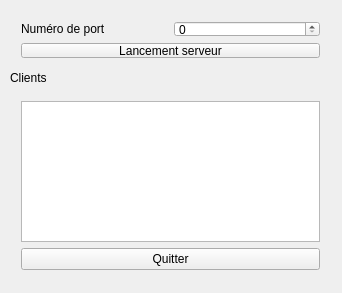
<?xml version="1.0" encoding="UTF-8"?>
<ui version="4.0">
 <class>ServeurWidget</class>
 <widget class="QWidget" name="ServeurWidget">
  <property name="geometry">
   <rect>
    <x>0</x>
    <y>0</y>
    <width>342</width>
    <height>293</height>
   </rect>
  </property>
  <property name="windowTitle">
   <string>ServeurWidget</string>
  </property>
  <widget class="QLabel" name="labelClients">
   <property name="geometry">
    <rect>
     <x>10</x>
     <y>70</y>
     <width>58</width>
     <height>16</height>
    </rect>
   </property>
   <property name="text">
    <string>Clients</string>
   </property>
  </widget>
  <widget class="QWidget" name="layoutWidget">
   <property name="geometry">
    <rect>
     <x>10</x>
     <y>10</y>
     <width>321</width>
     <height>59</height>
    </rect>
   </property>
   <layout class="QVBoxLayout" name="verticalLayout">
    <item>
     <layout class="QHBoxLayout" name="horizontalLayout">
      <item>
       <widget class="QLabel" name="labelPort">
        <property name="text">
         <string>Numéro de port</string>
        </property>
       </widget>
      </item>
      <item>
       <widget class="QSpinBox" name="spinBoxPort">
        <property name="minimum">
         <number>0</number>
        </property>
        <property name="maximum">
         <number>9999</number>
        </property>
       </widget>
      </item>
     </layout>
    </item>
    <item>
     <widget class="QPushButton" name="pushButtonLancerServeur">
      <property name="text">
       <string>Lancement serveur</string>
      </property>
     </widget>
    </item>
   </layout>
  </widget>
  <widget class="QWidget" name="layoutWidget">
   <property name="geometry">
    <rect>
     <x>10</x>
     <y>90</y>
     <width>321</width>
     <height>191</height>
    </rect>
   </property>
   <layout class="QVBoxLayout" name="verticalLayout_2">
    <item>
     <widget class="QTextEdit" name="textEditClients">
      <property name="readOnly">
       <bool>true</bool>
      </property>
     </widget>
    </item>
    <item>
     <widget class="QPushButton" name="pushButtonQuitter">
      <property name="text">
       <string>Quitter</string>
      </property>
     </widget>
    </item>
   </layout>
  </widget>
 </widget>
 <layoutdefault spacing="6" margin="11"/>
 <resources/>
 <connections>
  <connection>
   <sender>pushButtonQuitter</sender>
   <signal>clicked()</signal>
   <receiver>ServeurWidget</receiver>
   <slot>close()</slot>
   <hints>
    <hint type="sourcelabel">
     <x>212</x>
     <y>306</y>
    </hint>
    <hint type="destinationlabel">
     <x>213</x>
     <y>371</y>
    </hint>
   </hints>
  </connection>
 </connections>
</ui>
